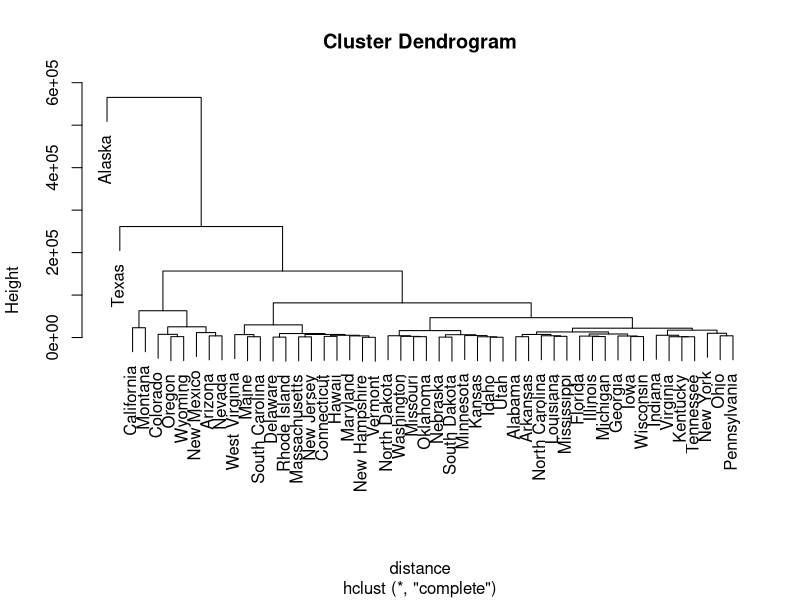
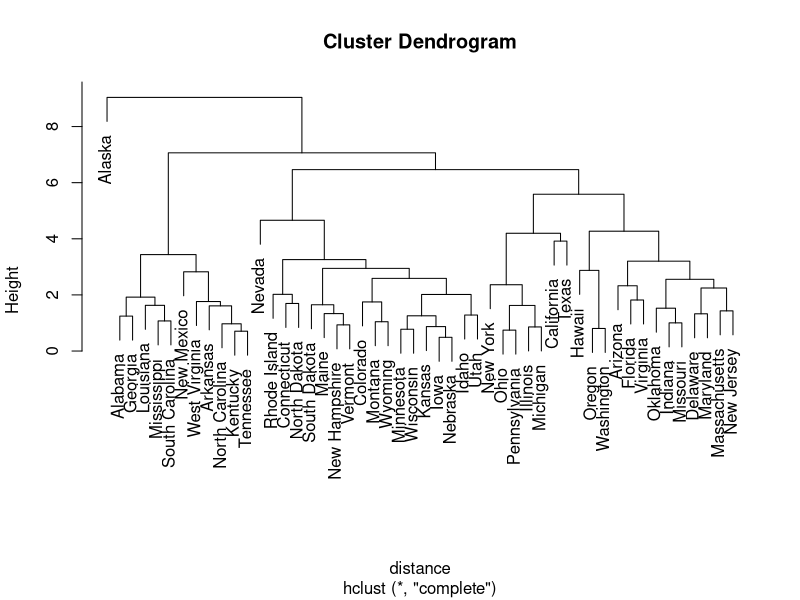
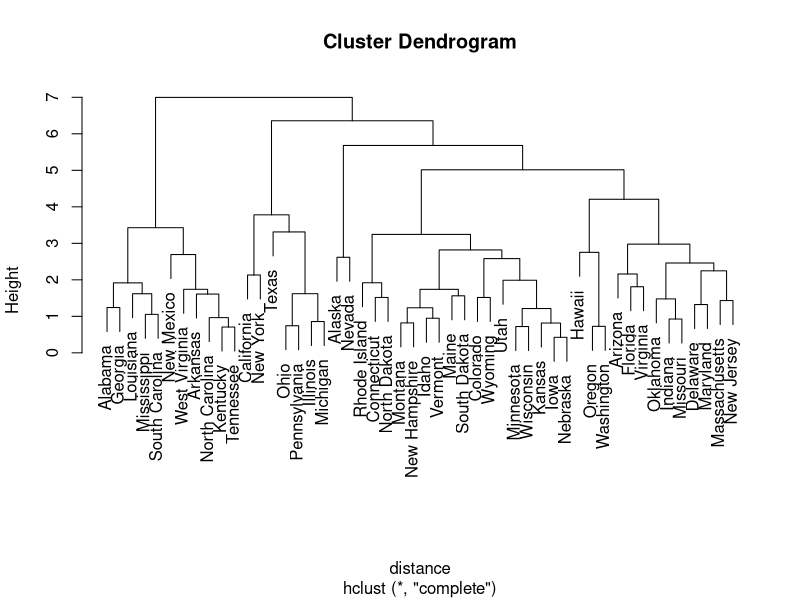
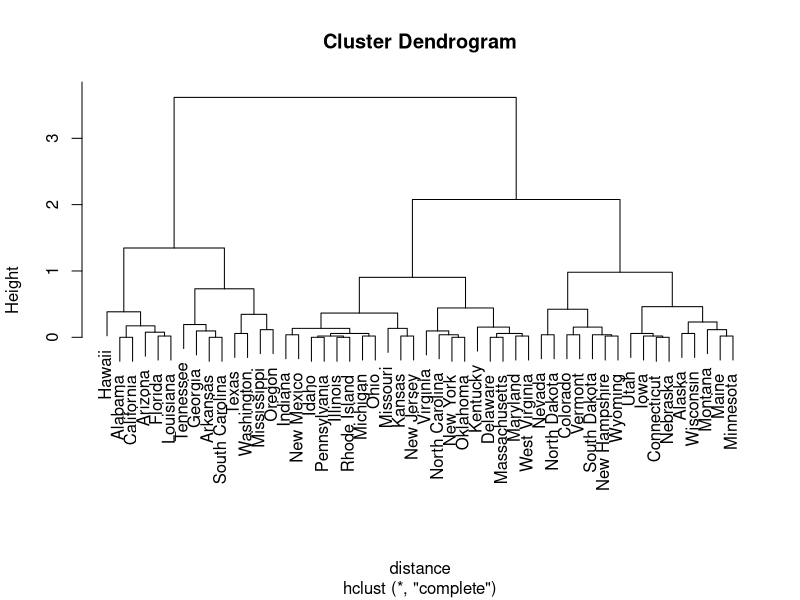
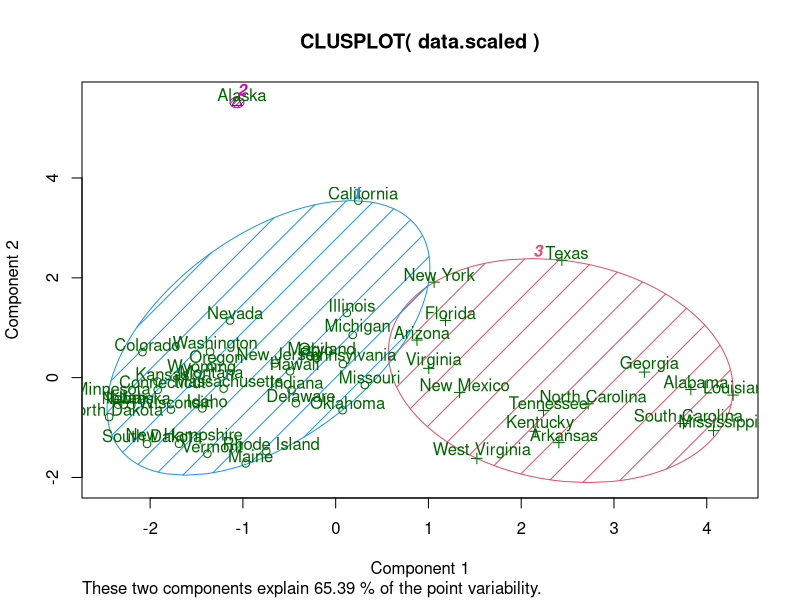
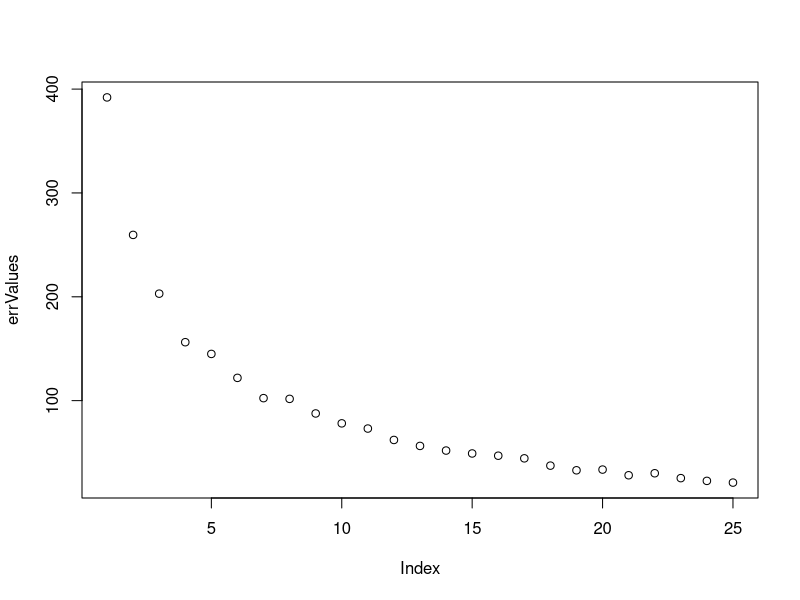
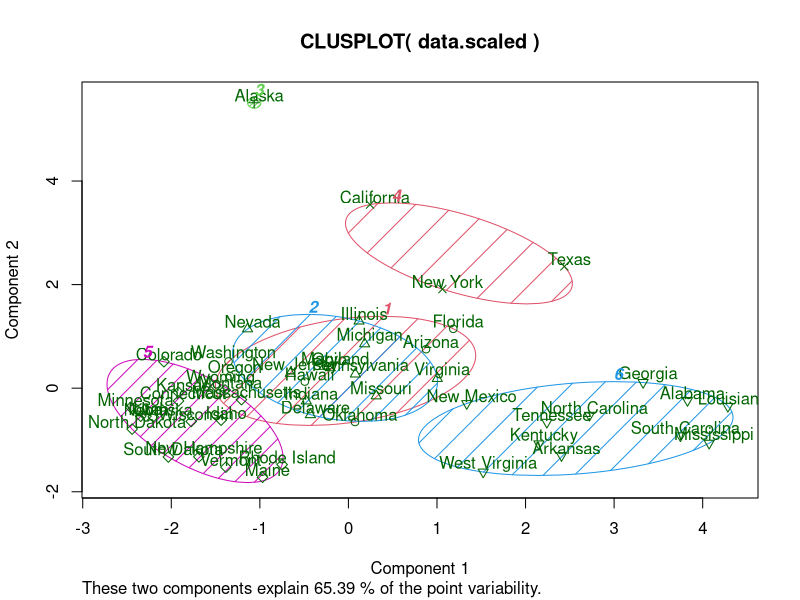

Reproduce these figures in R, in order.
library(datasets)
myData = state.x77

column.names = c("Population", "Income", "Illiteracy", 
                 "Life Exp", "Murder", "HS Grad", "Frost", "Area")

# ------------------------------------------------------------------------
# Agglomerative Hierachical Clustering
# ------------------------------------------------------------------------

# ------------------ 
# Agglomerative Hierachical Clustering
# ------------------ 
# first compute a distance matrix
distance <- dist(as.matrix(myData))

# now perform the clustering
hc <- hclust(distance)

# finally, plot the dendrogram
plot(hc)



# ------------------ 
# Agglomerative w/ Scaling
# ------------------ 
data.scaled <- scale(myData)

distance <- dist(as.matrix(data.scaled))
hc <- hclust(distance)
plot(hc)

# ------------------ 
# Agglomerative w/ Scaling && "Area" Removed
# ------------------ 
data.scaled.area.removed <- data.scaled[,1:7]

distance <- dist(as.matrix(data.scaled.area.removed))
hc <- hclust(distance)
plot(hc)



# ------------------ 
# Agglomerative w/ Scaling && ONLY "FROST"
# ------------------ 
data.scaled.area.removed <- data.scaled[,7]

distance <- dist(as.matrix(data.scaled.area.removed))
hc <- hclust(distance)
plot(hc)



# ------------------------------------------------------------------------
# K-Means Clustering
# ------------------------------------------------------------------------
library(cluster)
# ------------------ 
# K-Means (Just Getting Started)
# ------------------ 
# useing scaled...
# data.scaled #...

# Cluster into k=3 clusters:
myClusters <- kmeans(data.scaled, 3)

# Summary of the clusters
summary(myClusters)

# Centers (mean values) of the clusters
myClusters$centers

# Cluster assignments
myClusters$cluster

# Within-cluster sum of squares and total sum of squares across clusters
myClusters$withinss
myClusters$tot.withinss


# Plotting a visual representation of k-means clusters
library(cluster)
clusplot(data.scaled, myClusters$cluster, color=TRUE, 
         shade=TRUE, labels=2, lines=0)



# ------------------ 
# K Means for many different Ks
# ------------------ 

# Cluster into k=i clusters:
# and accumulate the within-cluster sum of squares error for each k-value
errValues <- NULL
for (i in 1:25) {
  myClusters <- kmeans(data.scaled, i)
  errValues[i] <- myClusters$tot.withinss
  # It was fun to plot every single one, but I don't necessarily want to run it every time.
  # clusplot(data.scaled, myClusters$cluster, color=TRUE, shade=TRUE, labels=2, lines=0)
}

plot(errValues)




# ------------------ 
# K Means for chosen K=6
# ------------------ 

myClusters <- kmeans(data.scaled, 6)
clusplot(data.scaled, myClusters$cluster, color=TRUE, 
         shade=TRUE, labels=2, lines=0)

# Answer the remaining questions with this data (k=6)

# 1) List the states in each cluster.
myClusters$cluster
sort(myClusters$cluster == 1) # this shows all the states with cluster as 1 (sorted to the end)
sort(myClusters$cluster == 2) #
sort(myClusters$cluster == 3) #
sort(myClusters$cluster == 4) #
sort(myClusters$cluster == 5) #
sort(myClusters$cluster == 6) #

# 2) Use "clusplot" to plot a 2D representation of the clustering.
# Already done above...

# 3) Analyze the centers of each of these clusters. 
# Can you identify any insight into this clustering?

myClusters$centers

# Cluster 1 Is by far the very highest in population
# Cluster 6 is by far the highest in income,
# Cluster 5 is the lowest in income and highest in illiteracy
# Clusters 5 and 6 have the lowest life expectancy 
# Clusters 1,5 and 6 have the highest murder
# Cluster 6 has the highest frost, but Cluster 2 isn’t too far behind it. 
# Cluster 6 has the highest area by far, and Cluster 1 also has a lot of area.













